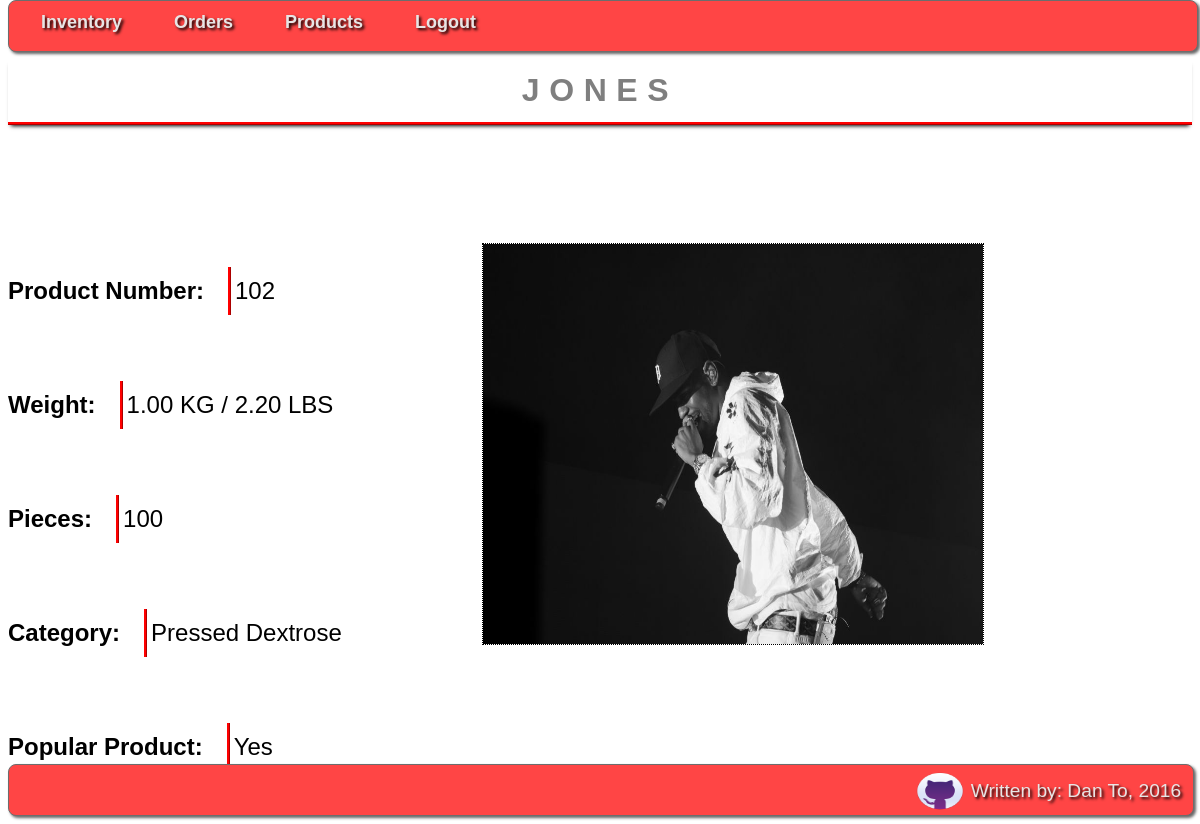
The app's page /tracker/product_details/102 (signed in) with its own data.
### tracker/models.py (models this page shows, shortened)
class Product(models.Model):
    KG_TO_LBS_CONVERSION = 2.20462
    DEXTROSE = 'dex'
    GUM = 'gum'
    PANNED_SUGAR = 'psg'
    JAWBREAKER = 'jaw'
    CATEGORIES = ((DEXTROSE, 'Pressed Dextrose'),
                  (GUM, 'Bubble Gum'),
                  (PANNED_SUGAR, 'Panned Sugar'),
                  (JAWBREAKER, 'Jawbreaker'),)
    product_name = models.CharField(max_length=200)
    sm_lot_number = models.CharField(max_length=200)
    weight = models.DecimalField(max_digits=6, decimal_places=2)
    pieces = models.IntegerField()
    category = models.CharField(max_length=3,choices=CATEGORIES,default=DEXTROSE)
    popular = models.CharField(max_length=3,default='No')
    photo = models.FileField(upload_to=get_image_path, blank=True, null=True)
    def get_pounds(self):
        return "{0:.2f}".format(Product.KG_TO_LBS_CONVERSION * float(self.weight))

### tracker/views.py (the view)
# urls.py: url(r'^product_details/(?P<sm_lot_number>\d+)$', views.product_details, name='product_details'),
@login_required
@permission_required('tracker.add_product', raise_exception=True)
def product_details(request, sm_lot_number):
    product = Product.objects.get(sm_lot_number=sm_lot_number)
    return render(request, 'tracker/product_details.html', {'product': product,})

### tracker/templates/tracker/product_details.html (shortened to what this page needs)
{% load staticfiles %}
<link rel="stylesheet" href="{% static 'tracker/css/style.css' %}">
<head>
    <ul id="menu-bar">
        <li>
            <a href="{% url 'tracker:index' %}">
                Inventory
            </a>
        </li>
        <li>
            <a href="{% url 'tracker:view_orders' %}">
                Orders
            </a>
        </li>
        <li>
            <a href="{% url 'tracker:view_products' %}">
                Products
            </a>
        </li>
        <li>
            <a href="{% url 'tracker:log_out' %}">
                Logout
            </a>
        </li>
    </ul>
</head>
<body>
<h1>{{ product.product_name }}</h1>
<div id="product_info">
    <p id="sm_lot_number" class="p_product_details">Product Number: </p>
    <p class="p_product_details_value">{{ product.sm_lot_number }}</p><br /><br />
    <p id="weight" class="p_product_details">Weight: </p>
    <p class="p_product_details_value">{{ product.weight }} KG / {{ product.get_pounds }} LBS</p><br /><br />
    <p id="pieces" class="p_product_details">Pieces: </p>
    <p class="p_product_details_value">{{ product.pieces }}</p><br /><br />
    <p id="category" class="p_product_details">Category: </p>
    <p class="p_product_details_value">{{ product.get_category_display }}</p><br /><br />
    <p id="popular" class="p_product_details">Popular Product: </p>
    <p class="p_product_details_value">{{ product.popular }}</p>
</div>
<div id="product_photo_div">
    <img id="product_photo" src="{{ product.photo.url }}" id="photo"/>
</div>
<footer>
    <p>Written by: Dan To, 2016</p>
    <a href="www.github.com/danhto">
        <img src="{% static "tracker/images/github.png" %}" />
    </a>
</footer>
</body>

### tracker/static/tracker/css/style.css (style rules this page uses)
#menu-bar { width: 98%; margin: 0px 0px 0px 0px; padding: 6px 6px 4px 6px; height: 40px; line-height: 100%; border-radius: 8px; -webkit-border-radius: 8px; -moz-border-radius: 8px; box-shadow: 2px 2px 3px #666666; -webkit-box-shadow: 2px 2px 3px #666666; -moz-box-shadow: 2px 2px 3px #666666; background: #FF4545; border: solid 1px #6D6D6D; position:relative; z-index:999; }
#menu-bar li { margin: 0px 0px 6px 0px; padding: 1px 6px 0px 6px; float: left; position: relative; list-style: none; }
#menu-bar a { font-weight: bold; font-family: arial; font-style: normal; font-size: 18px; color: #E7E5E5; text-decoration: none; display: block; padding: 6px 20px 6px 20px; margin: 0; margin-bottom: 6px; border-radius: 10px; -webkit-border-radius: 10px; -moz-border-radius: 10px; text-shadow: 2px 2px 3px #000000; }
#menu-bar:after { content: "."; display: block; clear: both; visibility: hidden; line-height: 0; height: 0; }
#menu-bar { display: inline-block; position: fixed; top: 0px; }
a:link { text-decoration: none; }
#product_info { display: inline; float: left; }
#product_photo_div { display: inline; }
#product_photo { display: block; margin: 10% 40%; width: 500px; height: 400px; }
p.p_product_details { font: 700 1.5em/2 'Lucida Grande', sans-serif; border-right: ridge #ff0000; display: inline-block; padding-right: 1em; }
p.p_product_details_value { font: 200 1.5em/2 'Lucida Grande', sans-serif; display: inline-block; }
#product_photo { border: 1px dotted black; }
h1 { font: 600 2em/2 'Raleway', sans-serif; color: rgba(0,0,0,.5); text-align: center; text-transform: uppercase; letter-spacing: .3em; width: 100%; border-bottom: ridge #ff0000; -webkit-box-shadow: 0 4px 4px -3px #000000; -moz-box-shadow: 0 4px 4px -3px #000000; box-shadow: 0 4px 4px -3px #000000; }
body { padding-top: 50px; }
footer { width: 99%; margin: 0px 0px 0px 0px; padding: 6px 6px 4px 6px; height: 40px; line-height: 100%; border-radius: 8px; -webkit-border-radius: 8px; -moz-border-radius: 8px; box-shadow: 2px 2px 3px #666666; -webkit-box-shadow: 2px 2px 3px #666666; -moz-box-shadow: 2px 2px 3px #666666; background: #FF4545; border: solid 1px #6D6D6D; position:relative; z-index:999; }
footer p { display: inline; font: 300 1.2em/2 'Lucida Grande', sans-serif; color: #E7E5E5; position: relative; float: right; margin: 0px 0px 6px 0px; padding: 1px 6px 0px 6px; text-shadow: 2px 2px 3px #000000; }
footer img { display: inline; float: right; width: 50px; height: 100%; }

### records on screen
Product: product_name "JONES", sm_lot_number "102", weight "1.00", get_pounds "2.20", pieces "100", category "Pressed Dextrose", popular "Yes", photo (picture)
